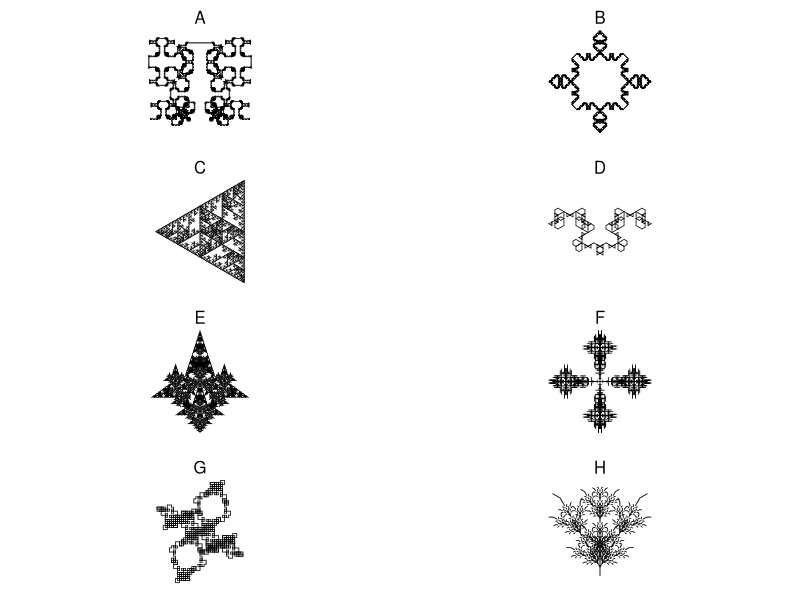

Here is the R script that generated this plot:
## ---- chunk 1
g1 = list("A",
          list("A"="B-A-B",
               "B"="A+B+A"),
          6,
          60)
g2 = list("A",
          list("A"="A[+A][-A]B",
               "B"="[--B][++B]A"),
          5,
          30)
g3 = list("A",
          list("A"="-B+B+B+B+B+B",
               "B"="B[--CCA][-CCA]B",
               "C"="CC"),
          5,
          60)
g4 = list("A",
          list("A"="[----AAB][--AAB][++AAB]AAB",
               "B"="[-C][+C][--C][++C][---C][+++C]",
               "C"="CAB"),
          3,
          45)

g5 = list("A",
          list("A"="[-AAB][--AAB][+AAB][++AAB]AAB",
               "B"="[-C][+C][--C][++C]CA",
               "C"="CC"),
          3,
          72)

g6 = list("A",
          list("A"="-B+B+B+B+B+B",
               "B"="BB[-CCA]",
               "C"="CC"),
          5,
          60)

g7 = list("A",
          list("A"="B+B+B+B+B",
               "B"="[-CCA]BB",
               "C"="CC"),
          5,
          72)

g8 = list("A++++A",
          list("A"="+A-B-B[B]",
               "B"="-B+A+A[A]"),
          5,
          45)

g9 = list("A++A",
          list("A"="AB[-A][+A]",
               "B"="A"),
          6,
          90)

g10 = list("A+++A+++A+++A",
          list("A"="B--B",
               "B"="AA+++AA"),
          7,
          30)

g11 = list("A",
           list("A"="AB",
                "B"="A[++C][--C]",
                "C"="C[+C][-C]A"),
           7,
           45)

g12 = list("A",
           list("A"="X[-A][+A]AA",
                "X"="XX"),
           5,
           60)

g13 = list("A",
           list("A"="X[-A][+A]A",
                "X"="XX"),
           6,
           60)

g14 = list("A++++++.A",
           list("A"="B+B+B+B+B+B+B",
                "B"="B[-CCA][+CCA]",
                "C"="CC"),
           5,
           30)

g15 = list("A",
           list("A"="ABA",
                "B"="[-BAB][+BAB]"),
           6,
           90)

g16 = list("AA",
           list("A"="ABA",
                "B"="C[-BAB][+BAB]",
                "C"="CC"),
           5,
           90)

g17 = list("AA",
           list("A"="B-AA-B",
                "B"="A+B+A"),
                6,
                45)

g18 = list("AA",
           list("A"="B-AA-B",
                "B"="AB+B+A"),
                5,
                90)

g19 = list("AA",
           list("A"="B-AA-B",
                "B"="AB+B+AB"),
                5,
                90)

g20 = list("A++A++A++A",
           list("A"="B-CAC-B",
                "B"="AB-BA",
                "C"="CC"),
                5,
                135)

g21 = list("A.A",
           list("A"="BC",
                "B"="B[+C][-C]",
                "C"="CAD",
                "D"="DD[+D+D][-D-D]"),
                5,
                60)

g22 = list("A",
           list("A"="B-ABA-B",
                "B"="A+B+A"),
           6,
           72)

g23 = list("A",
           list("A"="B-ABA-B",
                "B"="A+B+A"),
           6,
           90)

g24 = list("A",
           list("A"="B-ABA-B",
                "B"="A+B+A"),
           6,
           120)

g25 = list("A",
           list("A"="B-ABA-B",
                "B"="A+B+A"),
           6,
           108)

g26 = list("A",
           list("A"="B-ABA-B",
                "B"="A+B+A"),
           4,
           135)

g27 = list("A++A++A++A",
           list("A"="B-ABA-B",
                "B"="A+BB+A"),
           4,
           135)

g28 = list("A",
           list("A"="A[+A][-A]B",
                "B"="A[--B][++B]B"),
           6,
           108)

g29 = list("A",
           list("A"="A[+A][-A]A[+B][-B]",
                "B"="A[--B][++B]B"),
           5,
           60)

g30 = list("A",
           list("A"="A[+A][-A]A[+B][-B]",
                "B"="A[--B][++B]B"),
           5,
           20)

g31 = list("A",
           list("A"="A[+A][-A]A[+B][-B]",
                "B"="A[----B][++++B]B"),
           5,
           45)

g32 = list("A",
           list("A"="A[++A][--A]A[+B][-B]",
                "B"="A[----B][++++B]B"),
           5,
           45)

g33 = list("A",
           list("A"="B++B++B++B++B",
                "B"="B[-CCC-CC-CCA][----CC-CCB]B",
                "C"="CC"),
           5,
           36)

g34 = list("A",
           list("A"="B++A++A++B",
                "B"="AB[A-CC-CC-CCA]BA",
                "C"="CC"),
           5,
           90)

g35 = list("A++++XA",
           list("A"="AA[-B][+B]B",
                "B"="[---ABC][+++ABC]",
                "C"="A[-CB][+CB]",
                "X"="XX"),
           5,
           45)

g36 = list("A+++XA",
           list("A"="AA[-B][+B]B",
                "B"="[--ABC][++ABC]",
                "C"="A[-CB][+CB]",
                "X"="XX"),
           5,
           60)

g37 = list("[A]+[A]+[A]+[A]+[A]+[A]",
           list("A"="AA[-B][+B]B",
                "B"="[-ABC][+ABC]",
                "C"="A[-CB][+CB]"),
           4,
           60)

g38 = list("[A]+[A]+[A]+[A]+[A]",
           list("A"="AA[-B][+B]B",
                "B"="[-ABC][+ABC]",
                "C"="A[-CB][+CB]"),
           4,
           72)

g39 = list("[A]+[A]+[A]+[A]",
           list("A"="AA[-B][+B]B",
                "B"="[-ABC][+ABC]",
                "C"="A[-CB][+CB]"),
           4,
           90)

g40 = list("[A]+[A]+[A]",
           list("A"="AA[-B][+B]B",
                "B"="[-ABC][+ABC]",
                "C"="A[-CB][+CB]"),
           4,
           120)

g41 = list("A",
           list("A"="C[+CA][CCCA][-CA]",
                "C"="CC"),
           6,
           45)

g42 = list("A",
           list("A"="C[+CA][CCCCB][-CA]",
                "B"="[++A][--A]",
                "C"="CC"),
           6,
           45)

g43 = list("[A]--[A]--[A]--[A]",
           list("A"="C[+CB][CCA][-CB]",
                "B"="CCC[+++A][---A]",
                "C"="CA"),
           4,
           45)

g44 = list("A",
           list("A"="A[-DB][+DB]C",
                "B"="DC[++DA][--DA]B",
                "C"="[+++D][---D]A",
                "D"="DD"),
           6,
           40)

g45 = list("[A]+++[A]+++[A]",
           list("A"="A[---XB][-XB][+XB][+++XB]",
                "B"="XB[++XA][--XA]XA",
                "X"="XX"),
           4,
           40)

g46 = list("[A]+++[A]+++[A]",
           list("A"="A[---XB][-XB][+XB][+++XB]",
                "B"="XB[++XA][--XA]A",
                "X"="XX"),
           4,
           40)

g47 = list("A",
           list("A"="[---B][-B][+B][+++B]",
                "B"="BD[++DA][--DA]B",
                "D"="DD"),
           5,
           45)

g48 = list("A------A",
           list("A"="[---B][-B][+B][+++B]",
                "B"="BD[++DA][--DA]B",
                "D"="DD"),
           5,
           30)

g49 = list("A+A++++++A+A",
           list("A"="[---B][-B][+B][+++B]",
                "B"="BD[++DA][--DA]B",
                "D"="DD"),
           4,
           30)

g50 = list("A--A--A",
           list("A"="A[-A]A"),
           6,
           60)

g51 = list("B---A",
           list("A"="A[-AB]A",
                "B"="B[+BA]B"),
           5,
           60)

g52 = list("[A][B]",
           list("A"="[-XBA]A",
                "B"="[+XAB]B",
                "X"="XX"),
           6,
           30)

g53 = list("[A][B]",
           list("A"="C[-A-B]A",
                "B"="C[+B+A]B",
                "C"="CC"),
           5,
           30)

g54 = list("[+A][-B]",
           list("A"="[-CA-CB]A",
                "B"="[+CB+CA]B",
                "C"="CC"),
           7,
           30)

g55 = list("[+A][-B]",
           list("A"="[-CA-CB]A",
                "B"="[+CB+CA]B",
                "C"="CC"),
           6,
           90)

g56 = list("[+A][-B]",
           list("A"="[-CA-CB]A",
                "B"="[+CB+CA]B",
                "C"="CC"),
           6,
           120)

g57 = list("[+A][-B]",
           list("A"="[-CA-CB]A",
                "B"="[+CB+CA]B",
                "C"="CC"),
           6,
           150)

g58 = list("[+A][-B]",
           list("A"="[-CA-CB]CA",
                "B"="[+CB+CA]CB",
                "C"="CC"),
           6,
           150)

g59 = list("A",
           list("A"="XXX-B+BB+BB+BB+B",
                "X"="XX",
                "B"="B[-XXA]B"),
           4,
           90)

g60 = list("A",
           list("A"="XX[BBB+BB+B]A",
                "X"="XX",
                "B"="B[-XA][+XA]B"),
           4,
           30)

g61 = list("A",
           list("A"="XX[B+BB+BB+BB+B]",
                "X"="XX",
                "B"="BA"),
           6,
           90)

g62 = list("A",
           list("A"="XXX[B+BB+BB+B]",
                "X"="XX",
                "B"="BA"),
           6,
           120)

g63 = list("A",
           list("A"="X[-B+BB+BB+BB+BB+BB+B]",
                "X"="XX",
                "B"="X[+A-AA-AA-AA-AA-AA-A]"),
           3,
           10)

g64 = list("A",
           list("A"="B[-A][+A]",
                "B"="[DA][--DA][++DA]",
                "D"="DD"),
           7,
           60)

g65 = list("X",
           list("F"="FF",
                "X"="F[+XXF+F][-XXF-F]FXX"),
           4,
           30)

g66 = list("X",
           list("F"="FF",
                "X"="FF[+XFF+XF][-XFF-XF]FXX"),
           4,
           30)

g67 = list("X",
           list("F"="FF",
                "X"="FF[+XFFX+XF][-XFFX-XF]FXXFX"),
           3,
           30)

g68 = list("A",
           list("A"="AA[-B][+B]B",
                "B"="B[-ABC][+ABC]",
                "C"="C[-CBA][+CBA]"),
           4,
           60)

g69 = list("A",
           list("A"="A[-BC][+BC]BC",
                "B"="BB[-ABC][+ABC]",
                "C"="CCC[-CBA][+CBA]"),
           4,
           60)

g70 = list("GA",
           list("A"="[---BC][+++BC]",
                "B"="F[--AC][++AC]",
                "C"="FF[-BA][+BA]",
                "F"="FF",
                "G"="F"),
           5,
           15)

g71 = list("GA",
           list("A"="[---BC][+++BC]",
                "B"="[--AC][++AC]",
                "C"="FF[-BA][+BA]",
                "F"="FF",
                "G"="F"),
           5,
           15)

g72 = list("[A]------------[A]",
           list("A"="[---BC][+++BC]",
                "B"="[--AC][++AC]",
                "C"="F[-BA][+BA]",
                "F"="FF"),
           5,
           15)

g73 = list("C",
           list("A"="F[---BC][+++BC]",
                "B"="F[-CA][+CA]",
                "C"="[-AB][+AB]",
                "F"="FF"),
           6,
           15)

g74 = list("A",
           list("A"="ADB",
                "B"="[-CA][+CA]",
                "C"="[+C[-A][+A]][-C[-A][+A]]",
                "D"="E",
                "E"="AA"),
           7,
           30)

g75 = list("ABA",
           list("A"="+B--A--B+",
                "B"="-A+BCB+A-",
                "C"="CC"),
           7,
           45)

g76 = list("AAAAA",
           list("A"="B--A--B",
                "B"="A+BCB+A",
                "C"="CC"),
           5,
           72)

g77 = list("ABA",
           list("A"="A+AA+B+AA+A",
                "B"="B-B-A-B-B"),
           4,
           22)

g78 = list("A+A+A+A",
           list("A"="C[++CB][--CB]",
                "B"="C-BAB+C",
                "C"="CAB"),
           6,
           90)

g79 = list("AAAAA",
           list("A"="A+B+A",
                "B"="CC-[+CA][-CA]-B",
                "C"="CC"),
           6,
           108)

g80 = list("AA",
           list("A"="A++B-C-B++A",
                "B"="B--A+C+A--B",
                "C"="CC"),
           6,
           45)

g81 = list("AAAA",
           list("A"="A++B-C-B++A",
                "B"="B--A+C+A--B",
                "C"="CCC"),
           5,
           45)

g82 = list("-A++A",
           list("A"="A++B-C-B++A",
                "B"="B--A+C+A--B",
                "C"="CCC"),
           5,
           45)

g83 = list("-A",
           list("A"="A++B-C-B++A",
                "B"="B--A+C+A--B",
                "C"="CCC"),
           5,
           45)


g84 = list("AAA",
           list("A"="A++B-C-B++A",
                "B"="B--A+C+A--B",
                "C"="CC"),
           6,
           60)

g85 = list("A",
           list("A"="+B-AA-B+",
                "B"="-A+BB+A-"),
           3,
           108)

g86 = list("A",
           list("A"="+B-ACA-ACA-B+",
                "B"="-A+BCB+BCB+A-",
                "C"="CCC"),
           5,
           135)

g87 = list("A",
           list("A"="+BAA-ABA-AAB+",
                "B"="-A+B[-C]B+A-",
                "C"="CCCC[A][+A][-A][--A]"),
           4,
           90)

g88 = list("A",
           list("A"="+B-AA-AA-B+",
                "B"="-A+BB+BB+A-"),
           5,
           30)

g89 = list("A",
           list("A"="+B-ACA-ACA-B+",
                "B"="-A+BCB+BCB+A-",
                "C"="CCC"),
           5,
           60)

g90 = list("A",
           list("A"="+B-ACA-ACA-B+",
                "B"="-A+BCB+BCB+A-",
                "C"="CCC"),
           5,
           108)

g91 = list("-A",
           list("A"="+B-AA-B+",
                "B"="-A+BB+A-"),
           5,
           90)

g92 = list("A",
           list("A"="+B-AAA-B+",
                "B"="-A+BBB+A-"),
           5,
           120)

g93 = list("AA",
           list("A"="+B-AAA-B+",
                "B"="-A+BBB+A-"),
           5,
           108)

g94 = list("AA",
           list("A"="+B-ABA-B+",
                "B"="-A+BAB+A-"),
           5,
           108)

g95 = list("A",
           list("A"="+BB-ABA-BB+",
                "B"="-AA+BAB+AA-"),
           5,
           90)

g96 = list("A",
           list("A"="+BA-ABA-AB+",
                "B"="-AB+BAB+BA-"),
           5,
           90)

g97 = list("A",
           list("A"="+BA-A--B--A-AB+",
                "B"="-AB+B++A++B+BA-"),
           5,
           60)

g98 = list("A",
           list("A"="+BA-A--A--A-AB+",
                "B"="-AB+B++B++B+BA-"),
           5,
           120)

g99 = list("A",
           list("A"="+BA-B--A--B-AB+",
                "B"="-AB+A++B++A+BA-"),
           5,
           72)

g99 = list("A",
           list("A"="+AA-B--A--B-AA+",
                "B"="-BB+A++B++A+BB-"),
           5,
           120)

g100= list("A",
           list("A"="+BA--AA--AB+",
                "B"="-AB++BB++BA-"),
           5,
           30)

g101= list("A",
           list("A"="+++BA----ABA----AB+++",
                "B"="---AB++++BAB++++BA---"),
           5,
           45)

g102= list("A",
           list("A"="+++BA----ABA----AB+++",
                "B"="---AB++++BAB++++BA---"),
           4,
           50)

g103= list("A",
           list("A"="+++BA----ABA----AB+++",
                "B"="---AB++++BAB++++BA---"),
           5,
           50)

g104= list("A",
           list("A"="CAA[--CAB][++CAB]",
                "B"="C[-CC-CA][+CC+CA]",
                "C"="CC"),
           5,
           100)

g105= list("A",
           list("A"="CAA[--CAB][++CAB]",
                "B"="C[-CC-CA][+CC+CA]",
                "C"="CC"),
           5,
           90)

g106= list("A",
           list("A"="+BA+A-ABA-A+AB+",
                "B"="+BA-B--B-AB+"),
           4,
           90)

g107 = list("-A",
           list("A"="+BA+A-ABA-A+AB+",
                "B"="+BBA-B--B-ABB+"),
           4,
           90)

g108 = list("A",
           list("A"="+BA+A-ABA-A+AB+",
                "B"="+BBA-B--B-ABB+"),
           3,
           45)

g109 = list("A",
           list("A"="+BA+A-ABA-A+AB+",
                "B"="+BBA-B--B-ABB+"),
           4,
           69)

g110 = list("BB",
           list("A"="+BA+A-ABA-A+AB+",
                "B"="+BBA-B--B-ABB+"),
           4,
           69)

g111= list("BB",
           list("A"="+BA+A-ABBA-A+AB+",
                "B"="+BBA-B--B-ABB+"),
           4,
           45)

g112 = list("BABA",
           list("A"="+BA+A-ABBA-A+AB+",
                "B"="+BBA-B--B-ABB+"),
           3,
           45)

g113 = list("AAAA",
           list("A"="+BA+A-ABCBA-A+AB+",
                "B"="+BBA-B-CCCC-B-ABB+",
                "C"="CCCCC"),
           3,
           45)

g114 = list("A",
           list("A"="+BA+ABCBA+AB+",
                "B"="-C+++BACAB+++C-",
                "C"="CC"),
           5,
           108)

g115= list("A",
           list("A"="+BA+ACCA+AB+",
                "B"="-C+++BACCAB+++C-",
                "C"="CC"),
           5,
           90)

g116= list("A",
           list("A"="+BAA-A-CC-A-AAB+",
                "B"="-C+++BAACAAB+++C-",
                "C"="CC"),
           4,
           10)

g117= list("AAAAAA",
           list("A"="+BACA-A-CC-A-ACAB+",
                "B"="-AC+++BAACCCAAB+++CA-",
                "C"="CC"),
           3,
           150)

g118= list("A--A",
           list("A"="+B-CAC-B+",
                "B"="-A+B+A-",
                "C"="CC"),
           6,
           90)

g119= list("A++A",
           list("A"="+B-CAC-B+",
                "B"="-A+BB+A-",
                "C"="CC"),
           6,
           90)

g120= list("A++A++A++A",
           list("A"="+B-CAC-B+",
                "B"="-A++BB++A-",
                "C"="CC"),
           6,
           45)

g121= list("A-A-A-A-A-A-A-A",
           list("A"="+B-CAC-B+",
                "B"="-A++BB++A-",
                "C"="CC"),
           6,
           45)           

g122= list("A-A-A-A",
           list("A"="+B-A-B+",
                "B"="-A++B+C+B++A-",
                "C"="CC"),
           6,
           90)

g123= list("A+A+A+A",
           list("A"="+B-ABCBA-B+",
                "B"="-A++B+B++A-",
                "C"="CC"),
           5,
           90)

g124= list("A",
           list("A"="+B-ACA-B+",
                "B"="-A++CB+BC++A-",
                "C"="CC"),
           6,
           90)

g125= list("A",
           list("A"="+BX-AA-XB+",
                "B"="-AX+B+XA-",
                "X"="XX"),
           7,
           90)

g126= list("A",
           list("A"="+BX-AA-XB+",
                "B"="-AXB+B+BXA-",
                "X"="XX"),
           6,
           90)

g127= list("B",
           list("A"="+B-AXA-B+",
                "B"="-BA+BAB+AB-",
                "X"="XX"),
           5,
           135)

g128= list("AA",
           list("A"="+B-A+X+A-B+",
                "B"="-BA+BAXAB+AB-",
                "X"="XX"),
           4,
           90)

g129= list("A-A-A",
           list("A"="+B-A+X+A-B+",
                "B"="-BA+BAXAB+AB-",
                "X"="XX"),
           4,
           120)

g130= list("A++++A",
           list("A"="[+BCC][-BCC]",
                "B"="B[-CA][+CA]",
                "C"="CCA"),
           5,
           45)

g131= list("A++++A++++A",
           list("A"="[+BCC][-BCC]",
                "B"="B[-CA][+CA]",
                "C"="CCA"),
           5,
           30)

g132= list("A+A+A",
           list("A"="[+BCC][-BCC]",
                "B"="B[-CA][+CA]",
                "C"="CCA"),
           5,
           72)

g133= list("B",
            list("A"="[+DBC][-DBC][+++DBC]",
                 "B"="[-BA][+BA]",
                 "C"="AB",
                 "D"="XX",
                 "X"="XX"),
            6,
            120)

g134= list("B",
            list("A"="[++XXBC][--XXBC][++++XXBC]",
                 "B"="[-BA][+BA]",
                 "C"="AB",
                 "X"="XX"),
            6,
            45)

g135= list("A++++++A",
            list("A"="+B-AXBXA-B+",
                 "B"="-A+BXAXB+A-",
                 "X"="XX"),
            5,
            150)

g136= list("A++++A",
            list("A"="+B-AXBBXA-B+",
                 "B"="-A+BXAXB+A-",
                 "X"="XX"),
            5,
            135)

g137= list("A++++A",
            list("A"="+B-AXBBXA-B+",
                 "B"="-A+BXAAXB+A-",
                 "X"="XX"),
            3,
            135)

g138= list("AAAA",
            list("A"="+B-AXBACABXA-B+",
                 "B"="-A+BXA+C+AXB+A-",
                 "C"="C+C",
                 "X"="XXX"),
            4,
            90)

g139= list("A+A+A+A",
            list("A"="+B-AXBACABXA-B+",
                 "B"="-A+BXA+C+AXB+A-",
                 "C"="CC",
                 "X"="XXX"),
            4,
            90)

g140= list("A+A+A+A+A+A",
            list("A"="+B-AXB---ACA---BXA-B+",
                 "B"="-A++BXA+C+AXB++A-",
                 "C"="C+C",
                 "X"="XXX"),
            3,
            60)

g141= list("A++A",
            list("A"="+BA-ACA-BA+",
                 "B"="-AB+CBABC+BA-",
                 "C"="CCC"),
            4,
            90)

g142= list("A+A+A+A",
            list("A"="+BA-ACA-BA+",
                 "B"="-AB+CBAAABC+BA-",
                 "C"="CCCC"),
            4,
            90)

g143= list("A",
            list("A"="+BA-ACA-AB+",
                 "B"="-AB+BCB+BA-",
                 "C"="CCC"),
            5,
            90)

g144= list("AA",
           list("A"="+B-AXB---ACA---BXA-B+",
                "B"="-A++BXA+C+AXB++A-",
                "C"="C+C",
                "X"="XXX"),
           3,
           60)

g145= list("AAAAAA",
           list("A"="+B-AXB---ACA---BXA-B+",
                "B"="-A++BXA+++C+++AXB++A-",
                "C"="CC+CC",
                "X"="++BAX+C+XAB++"),
           3,
           60)

g146= list("AAAA",
           list("A"="+B++ACA++B+",
                "B"="-A--BCB--A-",
                "C"="CC"),
           5,
           45)

g147= list("A--A",
           list("A"="+B++ACA++B+",
                "B"="-A--BCB--A-",
                "C"="C+ABA+C"),
           5,
           45)

g148= list("B--B",
           list("A"="+B++A-DCD-A++B+",
                "B"="-AD--BCB--DA-",
                "C"="C+ADBDA+C",
                "D"="DD"),
           4,
           90)

g149= list("A",
           list("A"="+B++A-XCX-A++B+",
                "B"="-AX--BCB--XA-",
                "C"="C+AXBXA+C",
                "X"="XDX",
                "D"="DD"),
           5,
           90)

g150= list("A",
           list("A"="AXB+C+BXA",
                "B"="C--BAB--C",
                "C"="B+D-A-D+B",
                "X"="XX",
                "D"="DD"),
           5,
           72)

g151= list("A",
           list("A"="AXB+C+BXA",
                "B"="C--BAB--C",
                "C"="B+D-A-D+B",
                "X"="XX",
                "D"="DD"),
           4,
           45)

g152= list("A",
           list("A"="AXB+C+BXA",
                "B"="C--BAB--C",
                "C"="B+D-A-D+B",
                "X"="XX",
                "D"="DD"),
           5,
           108)

g153= list("A",
           list("A"="ADB+D+BDA",
                "B"="C-DAD-C",
                "C"="B+A-D-A+B",
                "D"="DD"),
           5,
           60)

g154= list("A",
           list("A"="[-CB][+CB][CB][--CB]",
                "B"="D+B-D-B+D",
                "C"="CC",
                "D"="B-D+A+D-B"),
           6,
           90)

g155= list("A",
           list("A"="A--B--A",
                "B"="B+C+B",
                "C"="CA+AC"),
           5,
           60)

g156= list("A",
           list("A"="A--CBC--A",
                "B"="B+C+B",
                "C"="-CA+AC-"),
           6,
           90)

g157= list("A",
           list("A"="A--CBC--A",
                "B"="B+C+B",
                "C"="-CB+BC-"),
           6,
           90)

g158= list("A",
           list("A"="A--CBC--A",
                "B"="B+A+B",
                "C"="-CB+BC-"),
           7,
           90)

g159= list("A",
           list("A"="C--ABA--C",
                "B"="B+C+B",
                "C"="-CA+AC-"),
           6,
           120)

g160= list("CCC",
           list("A"="C--ABA--C",
                "B"="B+C+B",
                "C"="-CA+AC-"),
           5,
           120)

g161= list("A",
           list("A"="C--ABA--C",
                "B"="BA+C+AB",
                "C"="-BCA+ACB-"),
           5,
           170)

g162= list("A-A-A",
           list("A"="C--ABA--C",
                "B"="BA+C+AB",
                "C"="-BCA+ACB-"),
           4,
           150)

goodies = list(g1,g2,g3,g4,g5,g6,g7,g8,g9,g10,g11,g12,g13,g14,g15,g16,g17,g18,g19,g20,g21,g22,g23,g24,g25,g26,g27,g28,g29,g30,g31,g32,g33,g34,g35,g36,g37,g38,g39,g40,g41,g42,g43,g44,g45,g46,g47,g48,g49,g50,g51,g52,g53,g54,g55,g56,g57,g58,g59,g60,g61,g62,g63,g64,g65,g66,g67,g68,g69,g70,g71,g72,g73,g74,g75,g76,g77,g78,g79,g80,g81,g82,g83,g84,g85,g86,g87,g88,g89,g90,g91,g92,g93,g94,g95,g96,g97,g98,g99,g100,g101,g102,g103,g104,g105,g106,g107,g108,g109,g110,g111,g112,g113,g114,g115,g116,g117,g118,g119,g120,g121,g122,g123,g124,g125,g126,g127,g128,g129,g130,g131,g132,g133,g134,g135,g136,g137,g138,g139,g140,g141,g142,g143,g144,g145,g146,g147,g148,g149,g150,g151,g152,g153,g154,g155,g156,g157,g158,g159,g160,g161,g162)


showrules = function(g){
    rules = g[[2]]
    pr = paste0("`",names(rules)," > ",rules,"`",collapse="\\\n")
    return(pr)
}

initial_angle = 90  
line_color = "black"
line_width = 1
bg_color = "white"

getstr = function(start,rules,n){
    st = start
    for(jj in 1:n){
        st2 = ""
        for(i in 1:nchar(st)){
            ch = substr(st,i,i)
            if(!is.null(rules[[ch]])){
                st2 = paste0(st2,rules[[ch]],collapse="")
            } else {
                st2 = paste0(st2,ch,collapse="")
            }
        }
        st = st2
    }
    return(st)
}
getxyc = function(string="AA+AA+AA+A+A",angle=pi/2,angle_initial=pi/2,col="blue"){
    switch = 1
    d = angle_initial
    x = 0
    y = 0
    xl = c(x)
    yl = c(y)
    cols = numeric()
    dsave = numeric()
    xsave = numeric()
    ysave = numeric()
    for(i in 1:nchar(string)){
        ch = substr(string,i,i)
        cn = as.integer(charToRaw(ch))
        if(cn>=as.integer(charToRaw("A")) && cn<=as.integer(charToRaw("L"))){
            cols = c(cols,col)
            x = x+cos(d)
            y = y+sin(d)
            xl = c(xl,x)
            yl = c(yl,y)
        }
        if(cn>=as.integer(charToRaw("M")) && cn<=as.integer(charToRaw("Z"))){
            cols = c(cols,"NA")
            x = x+cos(d)
            y = y+sin(d)
            xl = c(xl,x)
            yl = c(yl,y)
        }
        if(cn==as.integer(charToRaw("["))){
            dsave = c(dsave,d)
            xsave = c(xsave,x)
            ysave = c(ysave,y)
        }
        if(cn==as.integer(charToRaw("]"))){
            cols = c(cols,"NA")
            x = xsave[length(xsave)]
            y = ysave[length(ysave)]
            d = dsave[length(dsave)]
            if(length(xsave)>1){
                xsave = xsave[1:(length(xsave)-1)]
                ysave = ysave[1:(length(ysave)-1)]
                dsave = dsave[1:(length(dsave)-1)]
            } else {
                xsave = numeric()
                ysave = numeric()
                dsave = numeric()
            }
            xl = c(xl,x)
            yl = c(yl,y)
        }
        if(cn==as.integer(charToRaw("-"))){
            d = d+angle*switch
        }
        if(cn==as.integer(charToRaw("+"))){
            d = d-angle*switch
        }
        if(cn==as.integer(charToRaw("."))){
            switch = switch*(-1)
        }
    }
    xwid = max(xl)-min(xl)
    ywid = max(yl)-min(yl)
    xmid = (max(xl)+min(xl))/2
    ymid = (max(yl)+min(yl))/2
    wid = max(c(xwid,ywid))
    x2 = (xl-xmid)/wid*2
    y2 = (yl-ymid)/wid*2
    return(list(x2,y2,cols))
}
makeplot = function(xyc,lwd=1){
    x = xyc[[1]]
    y = xyc[[2]]
    c = xyc[[3]]
    plot(0,0,"n",xlim=c(-1,1),ylim=c(-1,1),axes=F,ann=F)
    for(i in 2:length(x)){
        lines(c(x[i-1],x[i]),c(y[i-1],y[i]),col=c[i-1],lwd=lwd)
    }
}

ng = length(goodies)
gs = sample(1:length(goodies),8)
gc = sample(gs,1)
sol = paste0(1*(gs==gc),collapse="")

## ---- chunk 2
cat(showrules(goodies[[gc]]))
## ---- chunk 3
par(mfrow=c(4,2),pty="s",mar=c(1,1.5,2,1.5))
jj = 0
for(i in gs){
    jj = jj+1
    s = getstr(goodies[[i]][[1]],goodies[[i]][[2]],goodies[[i]][[3]])
    angle = goodies[[i]][[4]]
    xyc = getxyc(s,angle/180*pi,angle_initial=initial_angle/180*pi,col=line_color)
    makeplot(xyc,lwd=0.7)
    mtext(LETTERS[jj],3)
}
## ---- chunk 4
GG = goodies[[gs[1]]]
## ---- chunk 5
cat(showrules(GG))
## ---- chunk 6
GG = goodies[[gs[2]]]
## ---- chunk 7
cat(showrules(GG))
## ---- chunk 8
GG = goodies[[gs[3]]]
## ---- chunk 9
cat(showrules(GG))
## ---- chunk 10
GG = goodies[[gs[4]]]
## ---- chunk 11
cat(showrules(GG))
## ---- chunk 12
GG = goodies[[gs[5]]]
## ---- chunk 13
cat(showrules(GG))
## ---- chunk 14
GG = goodies[[gs[6]]]
## ---- chunk 15
cat(showrules(GG))
## ---- chunk 16
GG = goodies[[gs[7]]]
## ---- chunk 17
cat(showrules(GG))
## ---- chunk 18
GG = goodies[[gs[8]]]
## ---- chunk 19
cat(showrules(GG))
